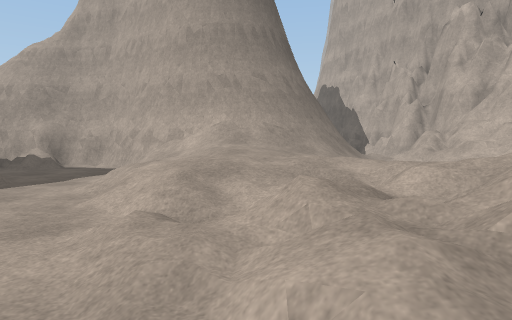
[1] (above)

14 first-person views from a walk through a Unity game level. The camera is 1.4 m above the floor, tilts 4° down and sees 75° across. The floor is counted in squares, 2 m on a side. Each view is taken from the middle of a square. On the plan, view 1 faces up. The plan holds only what a view shows up to about 10 squares ahead; the rest is blank. The place goes on beyond the plan. Some animated figures are left out. Surface patterns are stand-ins for the level's own textures.

[2]
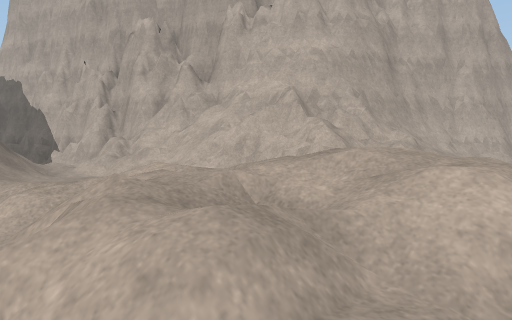

[3]
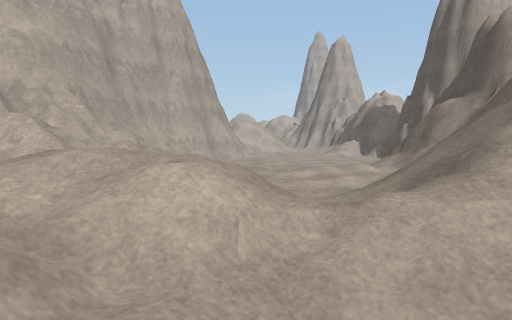

[4]
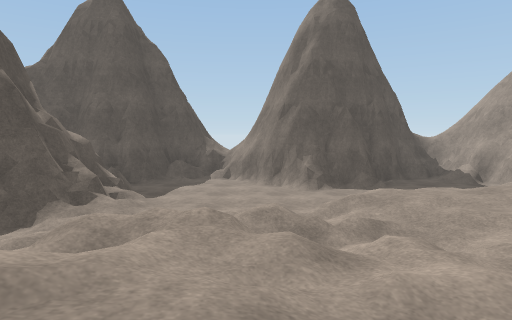

[5]
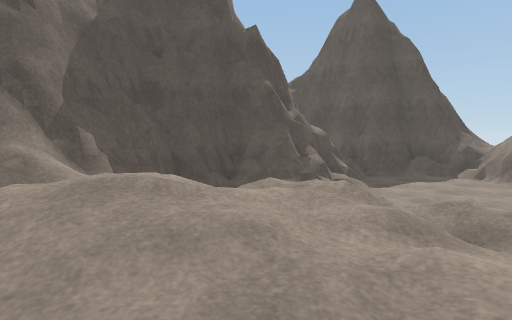

[6]
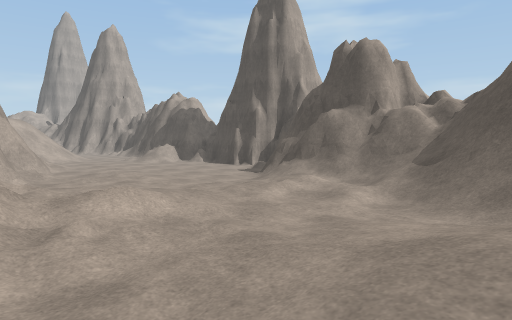

[7]
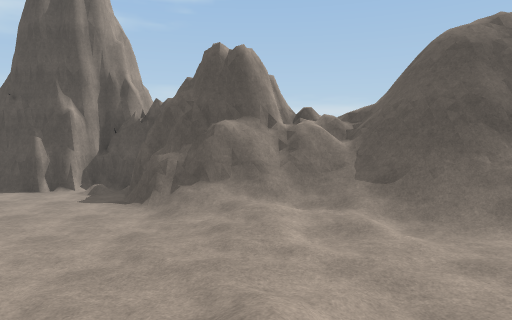

[8]
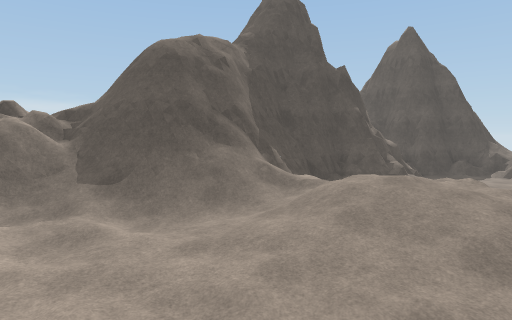

[9]
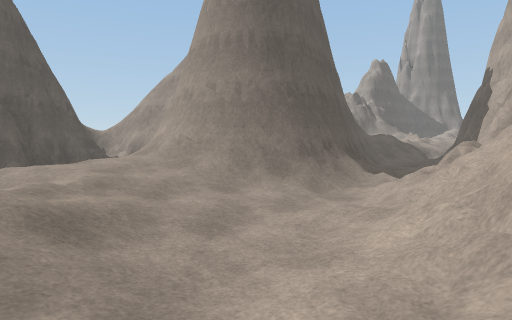

[10]
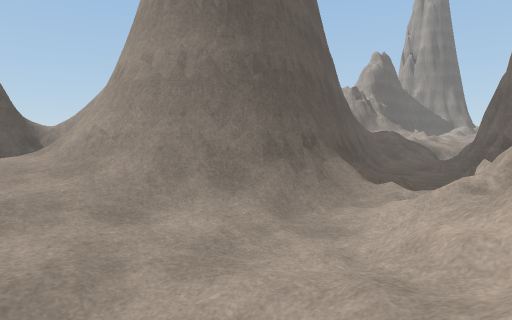

[11]
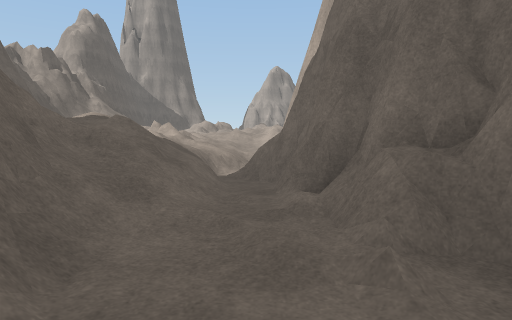

[12]
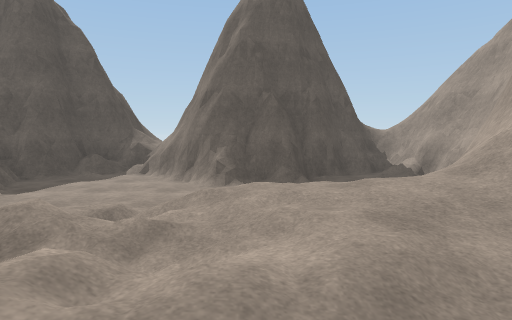

[13]
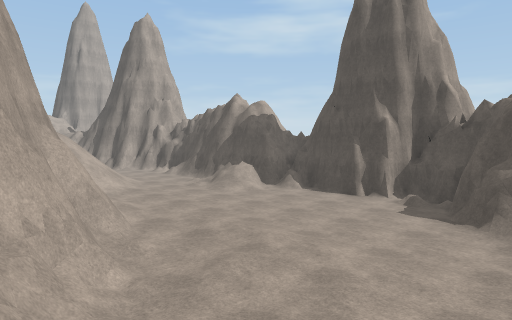

[14]
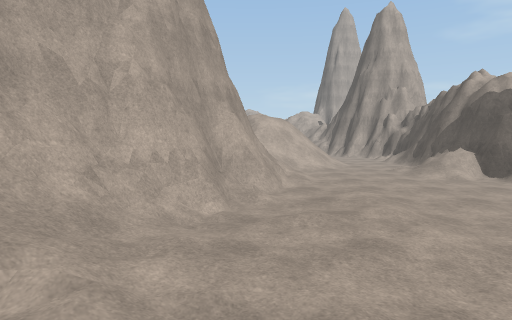

### Floor plan
Key: @ floor where view 1 was taken; # wall or solid block; . main floor; : floor 0.25 m higher than the main floor; + floor 0.5 m higher than the main floor; * floor 0.75 m higher than the main floor; % floor 1 m higher than the main floor; & floor 1.25 m higher than the main floor; $ floor 1.5 m higher than the main floor; / step, stairs or slope; = window, fence, low wall or low ledge.
Columns run from 6 left of view 1 to 18 right of it. Each row starts with its distance up from view 1.
 22  ##  =/%
 21   #   /*+
 20       $%/
 19       //
 18       //##
 17       ///#
 16       //.#
 15       #/.##
 14       #/.##
 13       ##..#
 12        #..##
 11        ##.=#
 10         #//#
  9         #/=##
  8 #########. =#
  7 #/..####/.//#
  6 ##..////:../#
  5  ##./*%*+:./##
  4  ##./**+*/::#######
  3  ##../+/%%/://///###
  2 ##...://&&%+++*+/:/###
  1 #.....///$&*+:/+:.../##
  0 #....:@////+::::.::...///
 -1 ##/###..////::+:.........
 -2  #########///++:.........
 -3         ####////.........
 -4            #==###.....///
 -5            #=##### ... ##
 -6            #=##  ########

Where each view was taken, in squares from view 1:
view 1: 0 up, 0 right, facing up
view 2: 0 up, 1 right, facing up-right
view 3: 0 up, 1 right, facing right
view 4: 2 up, 4 right, facing left
view 5: 3 up, 4 right, facing down-left
view 6: 3 up, 4 right, facing down-right
view 7: 3 up, 8 right, facing down
view 8: 3 up, 8 right, facing down-left
view 9: 3 up, 6 right, facing up-left
view 10: 5 up, 5 right, facing up-left
view 11: 12 up, 2 right, facing up
view 12: 4 up, 3 right, facing left
view 13: 3 up, 9 right, facing down-right
view 14: 1 up, 8 right, facing right
